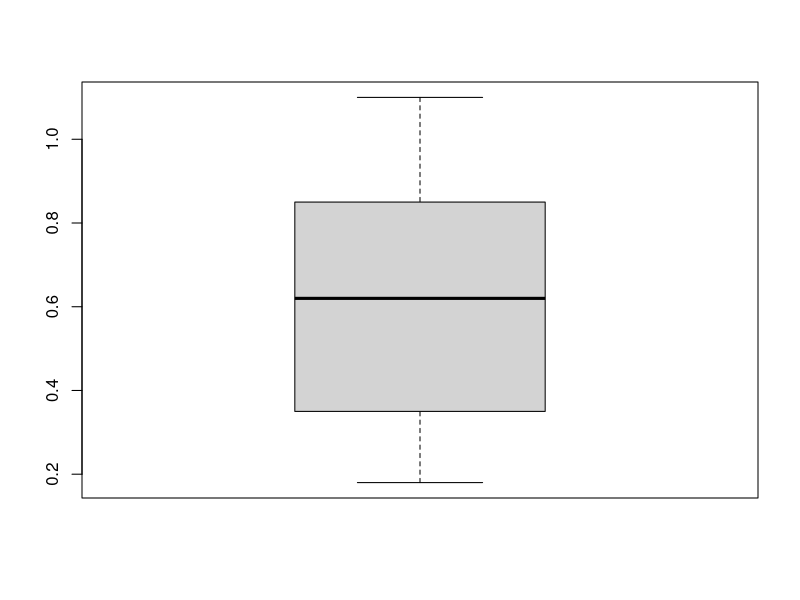
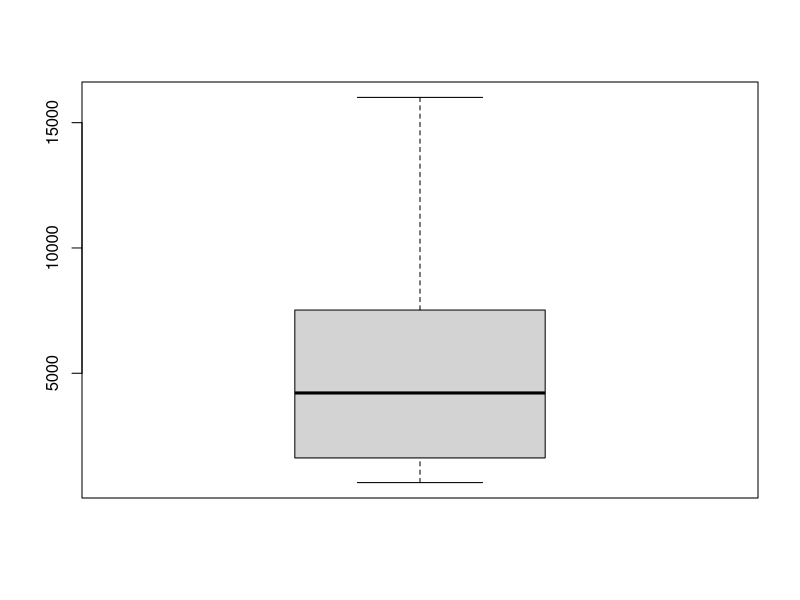
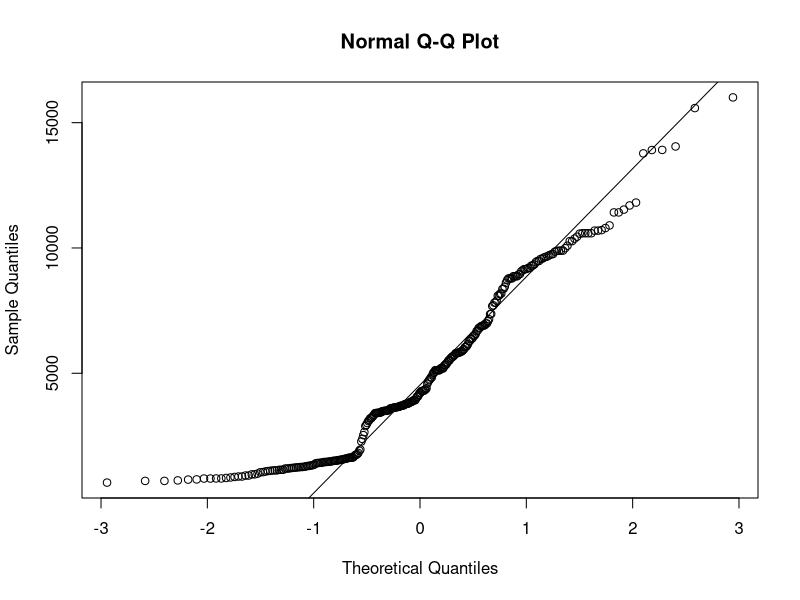

Source code (R) for these figures, in order:
## ---- chunk 1
knitr::opts_chunk$set(echo = TRUE)
# setwd("/Class/STSCI 5080/")
## ---- chunk 2
data <- read.table("diamonds2.txt", header=T)
attach(data)
## ---- chunk 3
summary(data)
boxplot(X.carat)
boxplot(price)
## ---- chunk 4
t.test(price, conf.level=0.99)
qqnorm(price);qqline(price) 

## ---- chunk 5
# Not sure about the results for this
t.test(price, mu=4800, conf.level=0.99)

## ---- chunk 6
t.test(X.carat, mu=0.60, alternative="greater", conf.level=0.95)

## ---- chunk 7
gia_cert <- 1*(cert=="GIA")
t.test(gia_cert, mu=1/3, conf.level=1-0.05)
## ---- chunk 8
# GIA to HRD
# GIA to IGI
# HRD to IGI
# Is this anova?
